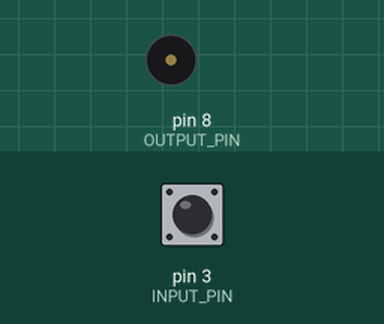
Simulated run of this sketch. Board: Arduino Uno, built with avr-gcc and run on an emulated ATmega328P. Shown: buzzer (waves = sounding). Inputs (shaded band) come from the test bench; at power-on: pin 3 (INPUT_PIN) HIGH.

Above: at 1.2 s.
1.3 s: pin 3 (INPUT_PIN) pulled LOW for 0.15 s
At 1.7 s:
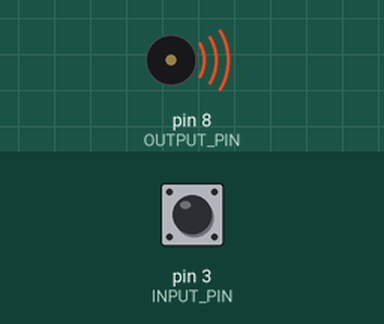
Timing chart, 0 to 10.4 s (numbered marks = the images above; inputs shaded):
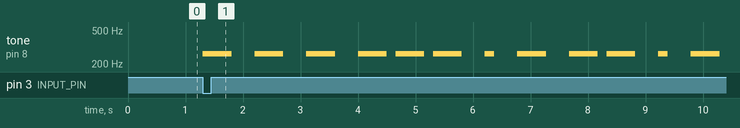

The sketch:

Buzzer-PushButton-Signal.ino
```cpp
/*
  Morse Code

  Plays "Hello World!" in Morse Code when a button is pressed

  Circuitry:
  1 x active buzzer connected to pin 8 and ground
  1 x push button connected to pin 3 and ground

  This code is modified from:

  https://www.arduino.cc/en/Tutorial/BuiltInExamples/toneMelody

*/

const int INPUT_PIN = 3;  //This is the pin where the input signal from the button goes
//This is actually a *digital* input pin

const int OUTPUT_PIN = 8;  //This is the pin where the output into the LED goes
//This is actually an *analog* write pin

int buttonRead = 0;  //This variable allows us to store whether the button is pressed or not

double speedFactor = 2.0; //This variable controls how long your message is. The higher this number, the longer each tone is.

/*

  No array of notes is needed because the code recognizes a rest as a note of a length other than 4 or 8, meaning that for these lengths noTone(); is played.

*/

// note durations: 4 = short sound, 12 = long sound,
// 5 = rest between sounds in same letter, 13 = rest between letters, 28 = rest between words
int noteDurations[] = {

  //This first portion signals "Hello"
  4, 5, 4, 5, 4, 5, 4,   //H -> ". . . ."
  13,                    //intra-letter rest
  4,                     //e -> "."
  13,                    //intra-letter rest
  4, 5, 12, 5, 4, 5, 4,  //l -> ". - . ."
  13,                    //intra-letter rest
  4, 5, 12, 5, 4, 5, 4,  //l -> ". - . ."
  13,                    //intra-letter rest
  12, 5, 12, 5, 12,      //o -> "- - -"

  //This second portion signals the inter-word rest
  28,  //inter-word rest

  //This third portion signals "World"
  4, 5, 12, 5, 12,       //W -> ". - -"
  13,                    //intra-letter rest
  12, 5, 12, 5, 12,      //o -> "- - -"
  13,                    //intra-letter rest
  4, 5, 12, 5, 4,        //r -> ". - ."
  13,                    //intra-letter rest
  4, 5, 12, 5, 4, 5, 4,  //l -> ". - . ."
  13,                    //intra-letter rest
  12, 5, 4, 5, 4,        //d -> "- . ."

  //This final portion signals "!" (no rest is needed)
  13,                                  //intra-letter rest
  12, 5, 4, 5, 12, 5, 4, 5, 12, 5, 12  //! -> "- . - . - -"
};


int const lengthArr = sizeof(noteDurations) / sizeof(noteDurations[0]);  //This is the same thing as the size of the array in the memory (EEPROM) divided by the size of each element, giving the total amount of elements
//C++ uses array as convenient ways to point to memory locations, this is a low-level programming language

void setup() {

  pinMode(INPUT_PIN, INPUT_PULLUP);  //Sets the input pin to be an input
  //Note: don't worry about what "pullup" means for now
}

void loop() {

  buttonRead = digitalRead(INPUT_PIN);  //Reads whether the button is on or off based on the voltage going into the pin

  if (buttonRead == LOW) {
    // iterate over the notes of the melody:
    for (int thisNote = 0; thisNote < lengthArr; thisNote++) {

      // to calculate the note duration, take one second divided by the note type.
      //e.g. quarter note = 1000 / 4, eighth note = 1000/8, etc.
      int noteDuration = 1000 / noteDurations[thisNote];

      if (noteDurations[thisNote] == 4 || noteDurations[thisNote] == 12) { //This plays only if the length of the note is the length of one of the sounds
        tone(OUTPUT_PIN, 262); //outputs a middle C/C4 for the indicated length
        delay(1000/noteDurations[thisNote]*speedFactor);
        noTone(OUTPUT_PIN);
      }

      else { //If the length of the note is NOT one of the ones recognized as a buzz
        noTone(OUTPUT_PIN);
        delay(1000/noteDurations[thisNote]*speedFactor);
      }
    }
  } else {
    buttonRead = digitalRead(INPUT_PIN);
  }
}
```

Measured:
- after the input at 1.3 s, tone on pin 8 (OUTPUT_PIN): plays 262 Hz for 0.50 s, 262 Hz for 0.50 s, 262 Hz for 0.50 s, 262 Hz for 0.50 s, 262 Hz for 0.50 s, 262 Hz for 0.50 s … (12 notes in this stretch), starting at once
